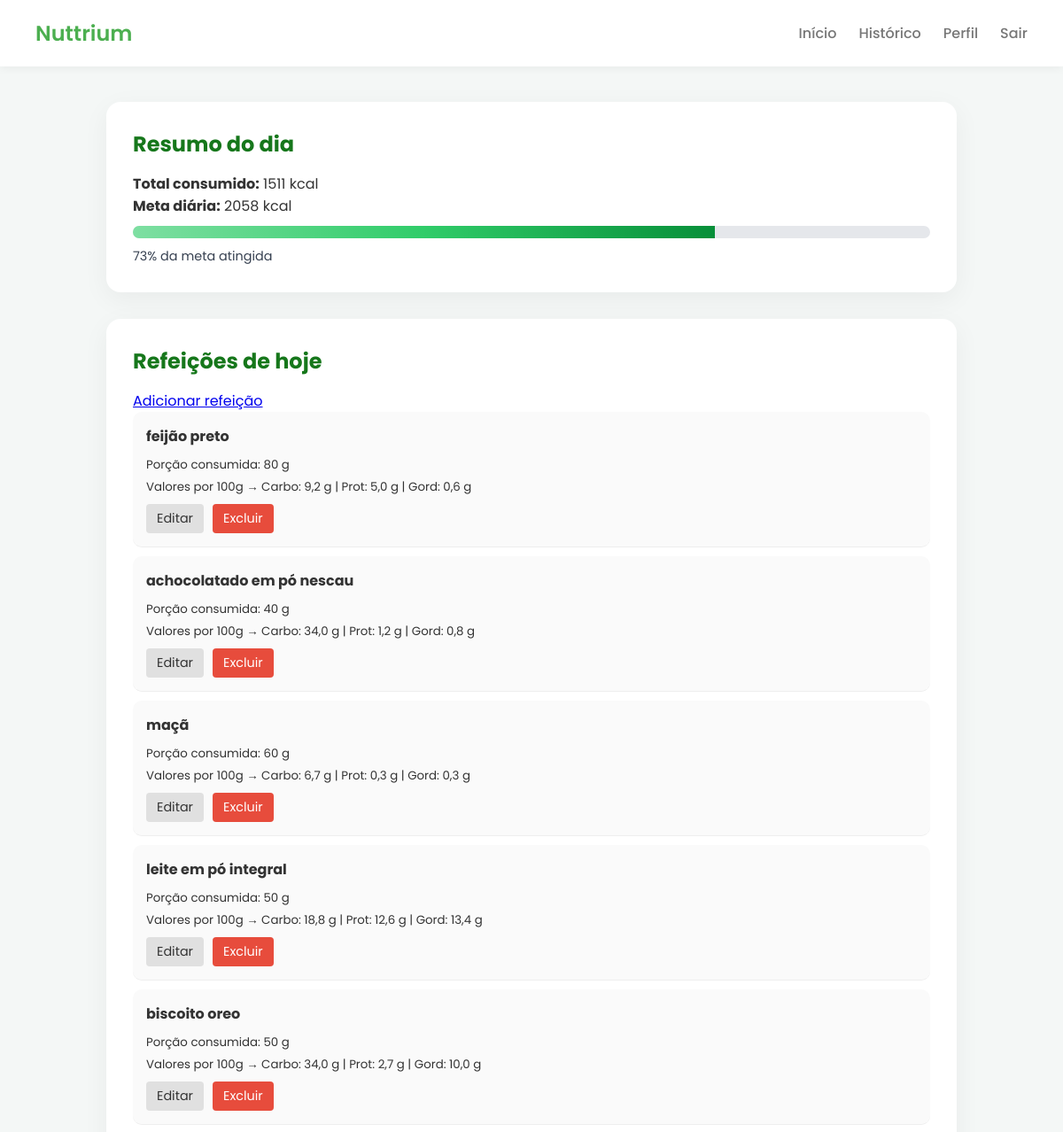
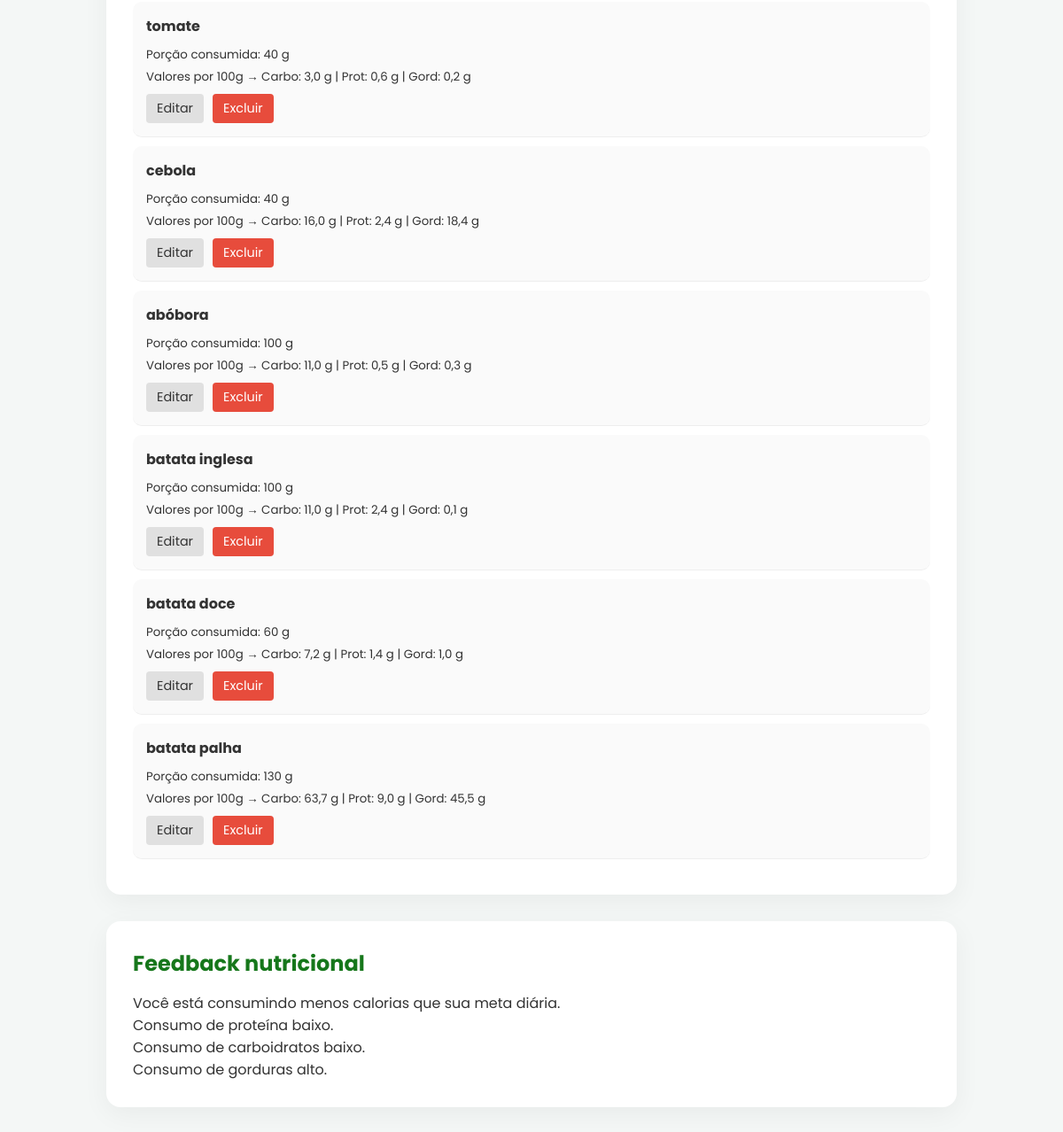
Screenshot of /dashboard/ (signed in) with the database file from the repository (2 pictures, top to bottom).
### perfil/models.py (models this page shows, shortened)
class Perfil(models.Model):
    user = models.OneToOneField(User, on_delete=models.CASCADE)
    peso = models.FloatField(null=True, blank=True)
    altura = models.FloatField(null=True, blank=True)
    idade = models.IntegerField(null=True, blank=True)
    meta_calorica = models.FloatField(null=True, blank=True)
    atividade = models.CharField(
        max_length=20,
        choices=[
            ('sedentario', 'Sedentário'),
            ('leve', 'Leve'),
            ('moderado', 'Moderado'),
            ('intenso', 'Intenso'),
        ],
        default='sedentario'
    )
    objetivo = models.CharField(
        max_length=20,
        choices=[
            ('perder', 'Perder peso'),
            ('manter', 'Manter peso'),
            ('ganhar', 'Ganhar peso'),
        ],
        default='manter'
    )
    meta_calorica = models.FloatField(default=0)

### refeicoes/models.py (models this page shows, shortened)
class Refeicao(models.Model):
    user = models.ForeignKey(User, on_delete=models.CASCADE)
    nome = models.CharField(max_length=200)
    quantidade = models.FloatField()
    carboidratos = models.FloatField(default=0)
    proteinas = models.FloatField(default=0)
    gorduras = models.FloatField(default=0)
    data = models.DateTimeField(auto_now_add=True)

### alimentacao/views.py (the view)
# urls.py: path("dashboard/", views.dashboard, name="dashboard"),
@login_required
def dashboard(request):
    refeicoes = Refeicao.objects.filter(user=request.user)
    total_calorias = 0
    total_carbo = 0
    total_prot = 0
    total_gord = 0
    for r in refeicoes:
        carbo = r.carboidratos or 0
        prot = r.proteinas or 0
        gord = r.gorduras or 0
        qtd = r.quantidade or 0
        fator = qtd / 100
        carbo_total = carbo * fator
        prot_total = prot * fator
        gord_total = gord * fator
        total_carbo += carbo_total
        total_prot += prot_total
        total_gord += gord_total
        total_calorias += (carbo_total * 4) + (prot_total * 4) + (gord_total * 9)
    perfil = getattr(request.user, "perfil", None)
    percentual = 0
    feedback = []
    if perfil and perfil.meta_calorica:
        percentual = (total_calorias / perfil.meta_calorica) * 100
        if percentual < 80:
            feedback.append(" Você está consumindo menos calorias que sua meta diária.")
        elif percentual <= 110:
            feedback.append(" Seu consumo calórico está dentro da meta.")
        else:
            feedback.append(" Você ultrapassou sua meta calórica diária.")
    if total_calorias > 0:
        perc_carbo = (total_carbo * 4) / total_calorias * 100
        perc_prot = (total_prot * 4) / total_calorias * 100
        perc_gord = (total_gord * 9) / total_calorias * 100
        if perc_prot < 10:
            feedback.append(" Consumo de proteína baixo.")
        elif perc_prot > 35:
            feedback.append(" Consumo de proteína alto.")
        if perc_carbo < 45:
            feedback.append(" Consumo de carboidratos baixo.")
        elif perc_carbo > 65:
            feedback.append(" Consumo de carboidratos alto.")
        if perc_gord < 20:
            feedback.append(" Consumo de gorduras baixo.")
        elif perc_gord > 35:
            feedback.append(" Consumo de gorduras alto.")
        if not feedback:
            feedback.append(" Distribuição de macronutrientes equilibrada.")
    contexto = {
        "refeicoes": refeicoes,
        "total": round(total_calorias, 2),
        "perfil": perfil,
        "percentual": percentual,
        "feedback": feedback,
    }
    return render(request, "dashboard.html", contexto)

### alimentacao/templates/dashboard.html
{% extends 'base.html' %}
{% block content %}
<div class="card">
  <h2>Resumo do dia</h2>
  <p><strong>Total consumido:</strong> {{ total|floatformat:0 }} kcal</p>
  {% if perfil and perfil.meta_calorica %}
    <p><strong>Meta diária:</strong> {{ perfil.meta_calorica|floatformat:0 }} kcal</p>
    <div class="progress">
      <div class="progress-fill" style="width: {{ percentual|floatformat:0 }}%;"></div>
    </div>
    <p class="percentual">
      {{ percentual|floatformat:0 }}% da meta atingida
    </p>
  {% else %}
    <p>Complete seu perfil para calcular a meta diária.</p>
    <a href="{% url 'perfil' %}" class="btn">Completar perfil</a>
  {% endif %}
</div>
<div class="card">
  <h2>Refeições de hoje</h2>
  <a href="{% url 'criar_refeicao' %}" class="btn">Adicionar refeição</a>
  {% if refeicoes %}
    <ul class="historico">
      {% for r in refeicoes %}
        <li class="item-refeicao">
          <strong>{{ r.nome }}</strong>
          <div class="detalhes-refeicao">
            <small>
              Porção consumida: {{ r.quantidade|floatformat:0 }} g<br>
              Valores por 100g →
              Carbo: {{ r.carboidratos|floatformat:1 }} g |
              Prot: {{ r.proteinas|floatformat:1 }} g |
              Gord: {{ r.gorduras|floatformat:1 }} g
            </small>
          </div>
          <div class="acoes">
            <a href="{% url 'editar_refeicao' r.id %}" class="btn-secundario">
              Editar
            </a>
            <a href="{% url 'excluir_refeicao' r.id %}"
               class="btn-perigo"
               onclick="return confirm('Deseja excluir esta refeição?');">
              Excluir
            </a>
          </div>
        </li>
      {% endfor %}
    </ul>
  {% else %}
    <p>Nenhuma refeição registrada hoje.</p>
  {% endif %}
</div>
{% if feedback %}
<div class="card">
  <h2>Feedback nutricional</h2>
  {% for msg in feedback %}
    <p>{{ msg }}</p>
  {% endfor %}
</div>
{% endif %}
{% endblock %}

### alimentacao/static/css/styles.css (style rules this page uses)
:root { --verde: #4CAF50; --verde-escuro: #16771b; --fundo: #f4f7f6; --card: #ffffff; --texto: #333; --cinza: #777; }
* { margin: 0; padding: 0; box-sizing: border-box; font-family: 'Poppins', sans-serif; }
body { background: var(--fundo); color: var(--texto); }
.card { background: var(--card); padding: 30px; border-radius: 16px; box-shadow: 0 8px 30px rgba(0,0,0,.05); margin-bottom: 30px; }
.card h2 { margin-bottom: 15px; color: var(--verde-escuro); }
.historico li { padding: 15px; background: #fafafa; border-radius: 10px; margin-bottom: 10px; list-style: none; }
.progress { width: 100%; height: 14px; background: #e5e7eb; border-radius: 10px; overflow: hidden; margin: 10px 0; }
.progress-fill { height: 100%; background: linear-gradient(90deg, #7edfa2, #30cc69, #078f39); transition: width 0.4s ease; }
.percentual { font-size: 0.9rem; color: #374151; }
.item-refeicao { margin-bottom: 12px; padding-bottom: 10px; border-bottom: 1px solid #eee; }
.detalhes-refeicao { margin-top: 6px; }
.acoes { margin-top: 8px; display: flex; gap: 10px; }
.btn-secundario { padding: 6px 12px; background-color: #e0e0e0; color: #333; border-radius: 4px; text-decoration: none; font-size: 0.9rem; }
.btn-perigo { padding: 6px 12px; background-color: #e74c3c; color: white; border-radius: 4px; text-decoration: none; font-size: 0.9rem; }

### rows the page displays
Perfil: meta_calorica "2058"
Refeicao: nome "feijão preto", quantidade "80", carboidratos "9,2", proteinas "5,0", gorduras "0,6"
Refeicao: nome "achocolatado em pó nescau", quantidade "40", carboidratos "34,0", proteinas "1,2", gorduras "0,8"
Refeicao: nome "maçã", quantidade "60", carboidratos "6,7", proteinas "0,3", gorduras "0,3"
Refeicao: nome "leite em pó integral", quantidade "50", carboidratos "18,8", proteinas "12,6", gorduras "13,4"
Refeicao: nome "biscoito oreo", quantidade "50", carboidratos "34,0", proteinas "2,7", gorduras "10,0"
Refeicao: nome "tomate", quantidade "40", carboidratos "3,0", proteinas "0,6", gorduras "0,2"
Refeicao: nome "cebola", quantidade "40", carboidratos "16,0", proteinas "2,4", gorduras "18,4"
Refeicao: nome "abóbora", quantidade "100", carboidratos "11,0", proteinas "0,5", gorduras "0,3"
Refeicao: nome "batata inglesa", quantidade "100", carboidratos "11,0", proteinas "2,4", gorduras "0,1"
Refeicao: nome "batata doce", quantidade "60", carboidratos "7,2", proteinas "1,4", gorduras "1,0"
Refeicao: nome "batata palha", quantidade "130", carboidratos "63,7", proteinas "9,0", gorduras "45,5"

### other values shown
{{ total|floatformat:0 }} "1511"
{{ percentual|floatformat:0 }} "73"
{{ msg }} "Você está consumindo menos calorias que sua meta diária." "Consumo de proteína baixo." "Consumo de carboidratos baixo." "Consumo de gorduras alto."
